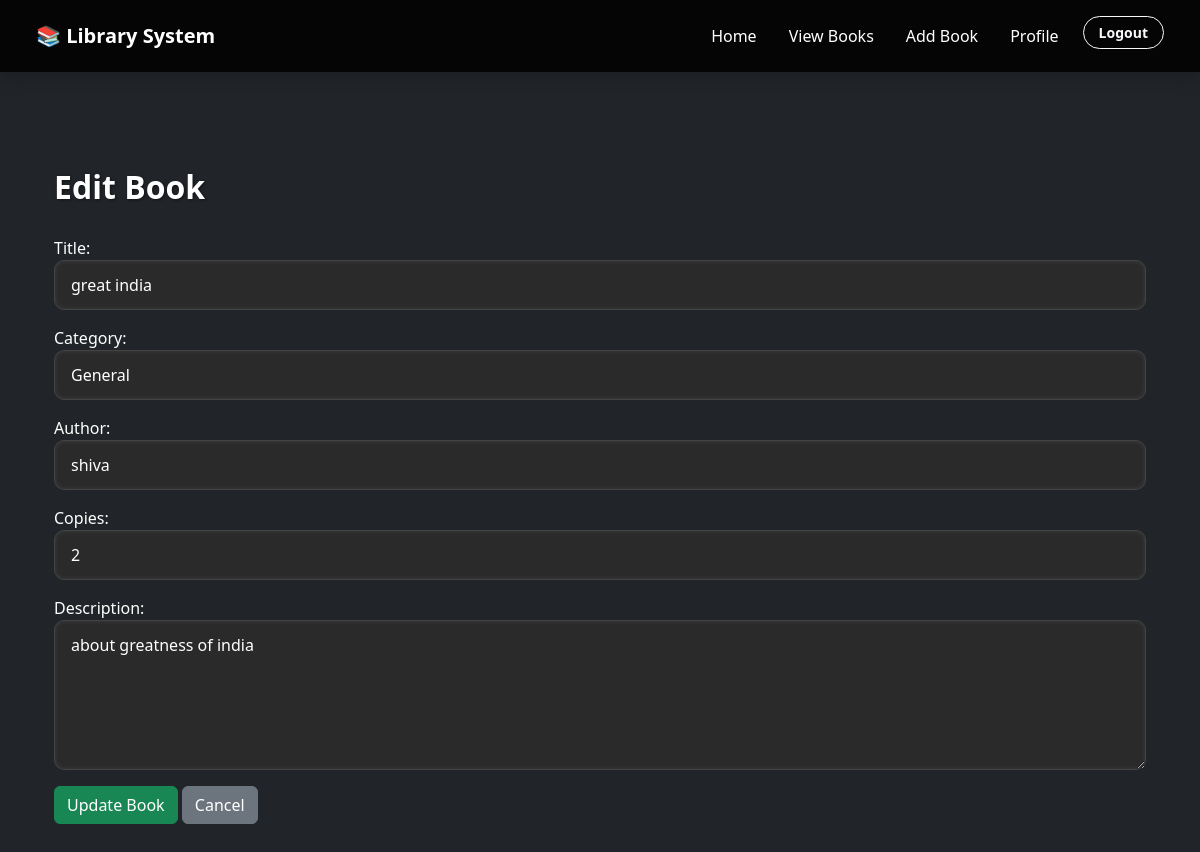
Screenshot of /edit-book/6/ (signed in) with the database file from the repository.
### LibraryApp/models.py (models this page shows, shortened)
class Book(models.Model):
    title = models.CharField(max_length=255)
    category = models.CharField(max_length=100)  # NEW
    author = models.CharField(max_length=255)
    copies = models.PositiveIntegerField(default=1)  # NEW
    description = models.TextField(blank=True, null=True)
    created_at = models.DateTimeField(auto_now_add=True)
    added_by = models.ForeignKey(User, on_delete=models.CASCADE)

### LibraryApp/views.py (the view)
# urls.py: path('edit-book/<int:book_id>/', views.edit_book, name='edit_book'),
@login_required
def edit_book(request, book_id):
    if request.user.profile.user_type != 'admin':
        return HttpResponseForbidden()
    book = Book.objects.get(id=book_id)
    form = BookForm(request.POST or None, instance=book)
    if request.method == 'POST' and form.is_valid():
        form.save()
        messages.success(request, "Book updated successfully!")
        return redirect('view_books')
    return render(request, 'edit_book.html', {'form': form})

### LibraryApp/forms.py
class BookForm(forms.ModelForm):
    class Meta:
        model = Book
        fields = ['title', 'category', 'author', 'copies', 'description']
    def __init__(self, *args, **kwargs):
        super(BookForm, self).__init__(*args, **kwargs)
        for field_name, field in self.fields.items():
            field.widget.attrs['class'] = 'form-control'
            field.widget.attrs['style'] = 'background-color:#2a2a2a; color:white; border:1px solid #444;'
            field.widget.attrs['placeholder'] = f'Enter {field.label.lower()}'
        self.fields['description'].widget.attrs['rows'] = 5
        self.fields['description'].widget.attrs['style'] += ' height:150px; resize: vertical;'

### LibraryApp/templates/edit_book.html (shortened to what this page needs)
{% extends 'base.html' %}
{% block content %}
<div class="container mt-5 text-white">
    <h2>Edit Book</h2>
    <form method="POST">
        {{ form.as_p }}
        <button type="submit" class="btn btn-success">Update Book</button>
        <a href="{% url 'view_books' %}" class="btn btn-secondary">Cancel</a>
    </form>
</div>
{% endblock %}

### LibraryApp/static/css/custom.css (style rules this page uses)
.form-control { background-color: rgba(255, 255, 255, 0.12); border: 2px solid rgba(0, 0, 0, 0.4); color: #0b0b0b; border-radius: 10px; padding: 12px 16px; transition: all 0.3s ease-in-out; box-shadow: inset 0 0 5px rgba(255, 255, 255, 0.1); }
::placeholder { color: rgba(255, 255, 255, 0.6); font-style: italic; }
h2 { color: #ffffff; font-weight: bold; text-shadow: 1px 1px 3px #00000088; margin-bottom: 30px; }

### rows the page displays
Book: title "great india", category "General", author "shiva", copies "2", description "about greatness of india"
